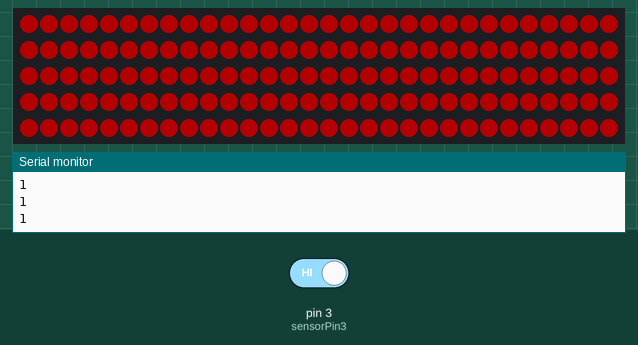
A sketch run on a simulated Arduino Uno, built with avr-gcc and run on an emulated ATmega328P. On the bench: 150 RGB LEDs in strip order, left to right, continuing on the next row, the last lines printed to the serial monitor. The inputs (shaded band) are chosen by the test bench; at power-on: pin 3 (sensorPin3) HIGH. Dim RGB values are drawn brighter than linear; random numbers use the default seed unless the sketch sets one.

Above: at 1.2 s.
1.3 s: pin 3 (sensorPin3) driven LOW
At 1.68 s:
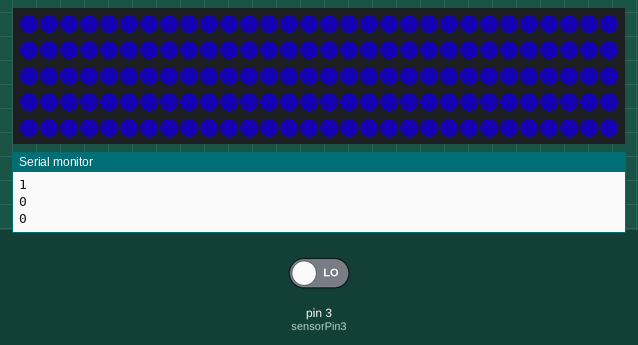
3.7 s: pin 3 (sensorPin3) driven HIGH
5.2 s: pin 3 (sensorPin3) driven LOW
At 6.19 s:
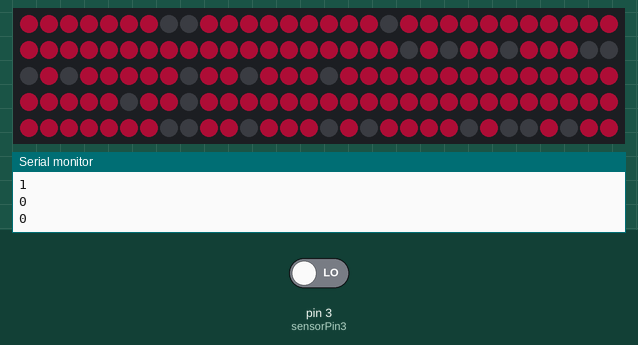
Timing chart, 0 to 8.2 s (numbered marks = the images above; inputs shaded):
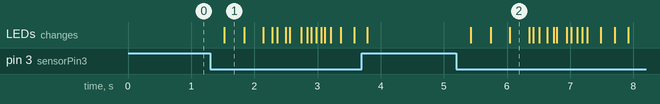

Measured:
- after the input at 1.3 s, the LEDs: change after 0.22 s (image 1)
- after the input at 5.2 s, the LEDs: first change after 0.23 s (image 2 shows a later state)

The sketch:

NeoPixelStrip10_23.ino
```cpp
 #include <Adafruit_NeoPixel.h>
  #define PIN 6
  #define NUM_LEDS 150
  Adafruit_NeoPixel strip = Adafruit_NeoPixel(NUM_LEDS, PIN, NEO_GRB + NEO_KHZ800);
  int sensorPinA5 = 5;
  int sensorValue = 0;
  int sensorValue2 = 0;
  int sensorValue3 = 0;
  int sensorValue4 = 0;
  int sensorPin2 = 2;
  int state = 0;
  int sensorPin3 = 3;
  int sensorPin4 = 4;
  /*Pins:
   * A5 is potentiometer
   * 1 is the blue button
   * 6 is the light
   */

void setup() {
  // put your setup code here, to run once:
  strip.begin();
  strip.show();
  Serial.begin(9600);
  while (!Serial);
  //pinMode(buttonPin,IMPUT);
}


void setPixel(int Pixel, byte red, byte green, byte blue)  {
  #ifdef ADAFRUIT_NEOPIXEL_H
  strip.setPixelColor(Pixel, strip.Color(red, green, blue));
  #endif
  #ifndef ADAFRUIT_NEOPIXEL_H
  leds[Pixel].r = red;
  leds[Pixel].g = green;
  leds[Pixel].b = blue;
  #endif
}


void defaultColors(int pixelNum, int redValue, int greenValue,  int blueValue) {
  strip.setPixelColor(pixelNum, redValue, greenValue, blueValue);
}

void TwinklePink(int Count, int SpeedDelay, boolean OnlyOne) {
  setAll(220,20,70);
  for (int i=0; i<Count; i++) {
     //setPixel(random(NUM_LEDS),random(0,255),random(0,255),random(0,255)); all colors
     setPixel(random(NUM_LEDS),0, 0, 0);
     //showStrip();
     strip.show();
     delay(SpeedDelay);
     if(OnlyOne) {
       setAll(220,20,70);
     }
   }
   for (int i=0; i<Count; i++) {
     //setPixel(random(NUM_LEDS),random(0,255),random(0,255),random(0,255)); all colors
     setPixel(random(NUM_LEDS),220, 20, 70);
     //showStrip();
     strip.show();
     delay(SpeedDelay);
     if(OnlyOne) {
       setAll(0,0,0);
     }
   }
//  delay(SpeedDelay);
}


void rainbowCycle(int SpeedDelay) {
  byte *c;
  uint16_t i, j;

  for(j=0; j<256*5; j++) { // 5 cycles of all colors on wheel
    for(i=0; i< NUM_LEDS; i++) {
      c=Wheel(((i * 256 / NUM_LEDS) + j)& 206);
      setPixel(i, *c, *(c+1), *(c+2));
    }
    strip.show();
    delay(SpeedDelay);
  }
}
byte * Wheel(byte WheelPos) {
  static byte c[3];

  WheelPos = WheelPos + 142;

  if(WheelPos > 206) {
  WheelPos = WheelPos - 206;
  }

//if(WheelPos < 255) {
   c[0]=255;
   c[1]=WheelPos/4.89;
   c[2]=WheelPos;
  //}
Serial.println(WheelPos);
Serial.print(c[0]);
Serial.print(" ");
Serial.print(c[1]);
Serial.print(" ");
Serial.println(c[2]);
  return c;
}
//
void gradient(int red1, int green1, int blue1, int red2, int green2, int blue2) {
    exit;
}


//byte * Wheel(byte WheelPos) {
//  static byte c[3];
//
//  if(WheelPos < 85) {
//   c[0]=WheelPos * 3;
//   c[1]=255 - WheelPos * 3;
//   c[2]=0;
//  } else if(WheelPos < 170) {
//   WheelPos -= 85;
//   c[0]=255 - WheelPos * 3;
//   c[1]=0;
//   c[2]=WheelPos * 3;
//  } else {
//   WheelPos -= 170;
//   c[0]=0;
//   c[1]=WheelPos * 3;
//   c[2]=255 - WheelPos * 3;
//  }
//
//  return c;
//}

void setAll(byte red, byte green, byte blue) {
  for(int i = 0; i < NUM_LEDS; i++ ) {
    setPixel(i, red, green, blue);
  }
  strip.show();
}

void loop() {
  // put your main code here, to run repeatedly:
  //reads potetiometer and prints the value
    /* used for color intensity
    sensorValue = analogRead(sensorPin) / 4; */
    //Used for brightness
    //sensorValue = digitalRead(sensorPin2);
    sensorValue3 = digitalRead(sensorPin3);
    //sensorValue4 = digitalRead(sensorPin4);
    //prints line
    Serial.println(sensorValue3);

    strip.setBrightness(60);


    if (sensorValue3 == 0) {
      state = (state+1)%4;
      delay(200);
    }
    //if (sensorValue == 0) {
    //  state = 1;
    //}
    //if (sensorValue4 == 0) {
    //  state = 0;
    //}

    if (state == 0) {
        setAll(255, 0, 0);
        strip.show();
    }
    else if (state == 1){
        setAll(30, 5, 255);
        strip.show();
    }
    else if (state == 2) {
        //gradient(220,20,70,255,0,0);
        TwinklePink(50, 10, false);
        //rainbowCycle(10);
        setAll(200, 20, 70);
        strip.show();
    }
    else {
        setAll(0,0,0);
        strip.show();
    }
}
```
